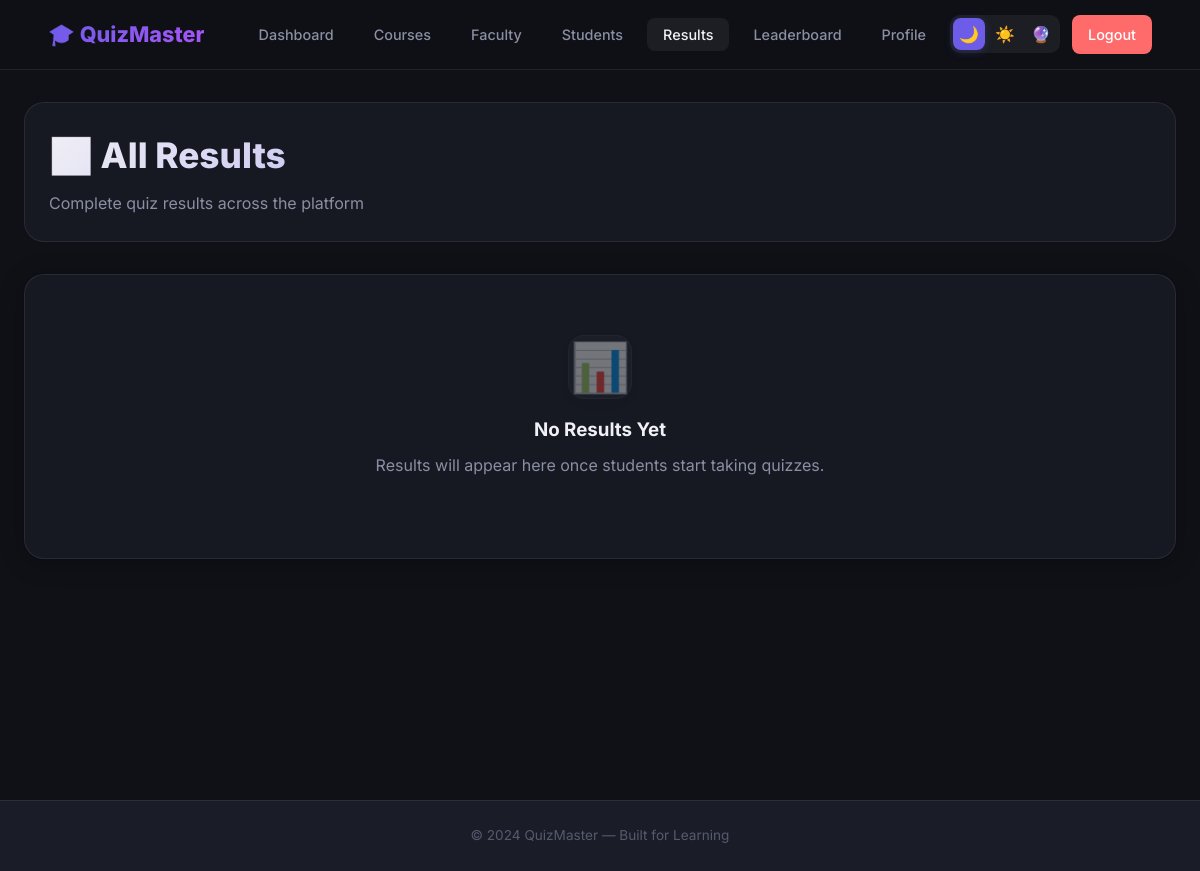
The page /admin/results (signed in) on the database as committed earlier.
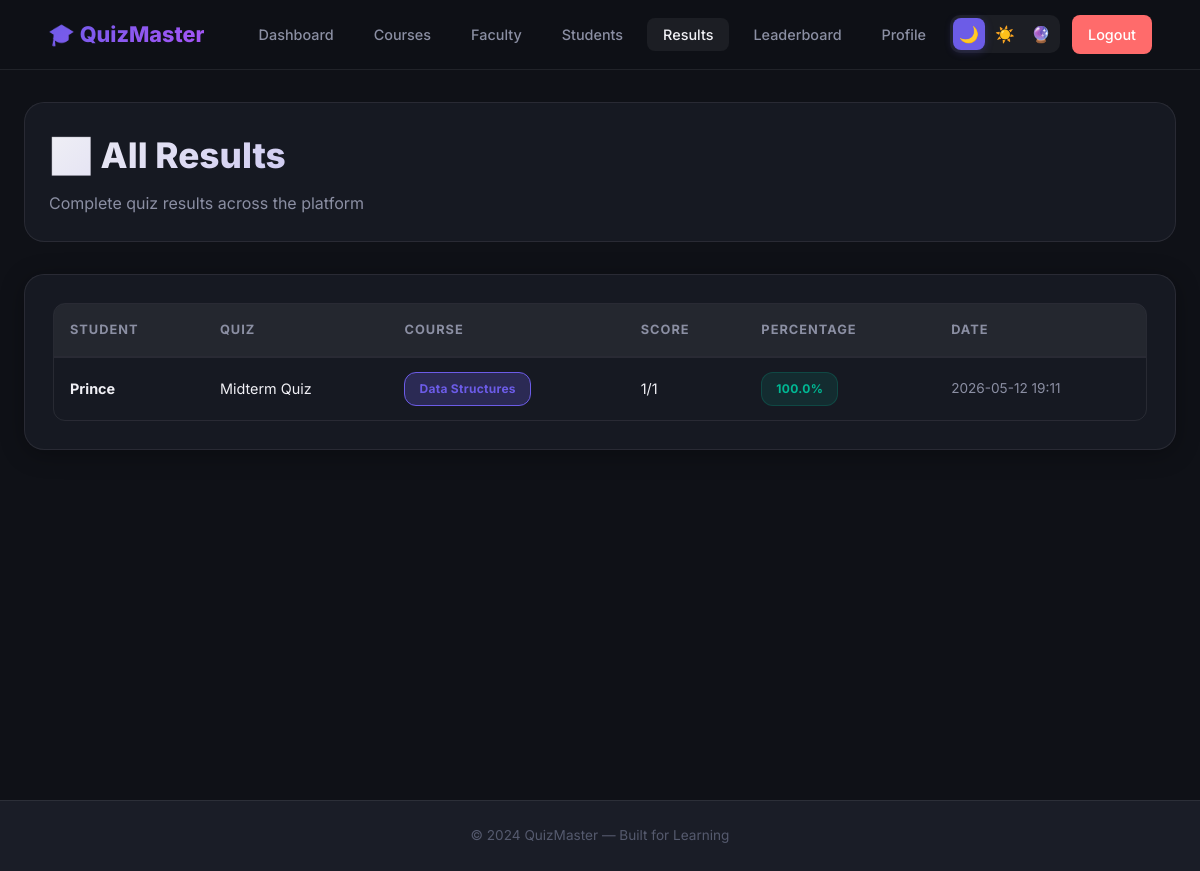
The same page on the database as committed later.
### tables this page shows
CREATE TABLE quiz_attempts (
        id INTEGER PRIMARY KEY AUTOINCREMENT,
        user_id INTEGER NOT NULL,
        quiz_id INTEGER NOT NULL,
        score INTEGER DEFAULT 0,
        total INTEGER DEFAULT 0,
        percentage REAL DEFAULT 0,
        started_at TIMESTAMP DEFAULT CURRENT_TIMESTAMP,
        completed_at TIMESTAMP,
        FOREIGN KEY (user_id) REFERENCES users(id) ON DELETE CASCADE,
        FOREIGN KEY (quiz_id) REFERENCES quizzes(id) ON DELETE CASCADE
    );

CREATE TABLE users (
        id INTEGER PRIMARY KEY AUTOINCREMENT,
        name TEXT NOT NULL,
        email TEXT UNIQUE NOT NULL,
        password TEXT NOT NULL,
        role TEXT NOT NULL DEFAULT 'student',
        created_at TIMESTAMP DEFAULT CURRENT_TIMESTAMP
    );

CREATE TABLE quizzes (
        id INTEGER PRIMARY KEY AUTOINCREMENT,
        title TEXT NOT NULL,
        description TEXT,
        course_id INTEGER NOT NULL,
        faculty_id INTEGER NOT NULL,
        duration INTEGER DEFAULT 300,
        is_active INTEGER DEFAULT 0,
        created_at TIMESTAMP DEFAULT CURRENT_TIMESTAMP,
        FOREIGN KEY (course_id) REFERENCES courses(id) ON DELETE CASCADE,
        FOREIGN KEY (faculty_id) REFERENCES users(id)
    );

CREATE TABLE courses (
        id INTEGER PRIMARY KEY AUTOINCREMENT,
        name TEXT NOT NULL,
        code TEXT UNIQUE NOT NULL,
        description TEXT,
        created_by INTEGER,
        is_active INTEGER DEFAULT 1,
        created_at TIMESTAMP DEFAULT CURRENT_TIMESTAMP,
        FOREIGN KEY (created_by) REFERENCES users(id)
    );

### app.py (the view)
@app.route("/admin/results")
@admin_required
def admin_results():
    conn = get_db()
    results = conn.execute("""
        SELECT qa.*, u.name as student_name, qz.title as quiz_title, c.name as course_name
        FROM quiz_attempts qa JOIN users u ON qa.user_id = u.id
        JOIN quizzes qz ON qa.quiz_id = qz.id JOIN courses c ON qz.course_id = c.id
        WHERE qa.completed_at IS NOT NULL ORDER BY qa.completed_at DESC
    """).fetchall()
    conn.close()
    return render_template("admin/results.html", results=results)

### app.py (called while the page is built)
@login_manager.user_loader
def load_user(user_id):
    conn = get_db()
    user = conn.execute("SELECT * FROM users WHERE id = ?", (user_id,)).fetchone()
    conn.close()
    if user:
        return User(user["id"], user["name"], user["email"], user["password"], user["role"], user["created_at"])
    return None

@app.context_processor
def inject_theme():
    theme = request.cookies.get("theme", "dark")
    return dict(current_theme=theme)

### database.py (called while the page is built)
def get_db():
    conn = sqlite3.connect(DB_PATH)
    conn.row_factory = sqlite3.Row
    conn.execute("PRAGMA foreign_keys = ON")
    return conn

### helpers.py (called while the page is built)
def admin_required(f):
    @wraps(f)
    @login_required
    def decorated_function(*args, **kwargs):
        if current_user.role != "admin":
            flash("Access denied. Admin privileges required.", "error")
            return redirect(url_for("login"))
        return f(*args, **kwargs)
    return decorated_function

### templates/admin/results.html (shortened to what this page needs)
{% extends "base.html" %}
{% block content %}
<div class="page-wrapper">
  <div class="container">
    <div class="page-header animate-in">
      <h1>📊 All Results</h1>
      <p>Complete quiz results across the platform</p>
    </div>
    {% if results %}
    <div class="card animate-in">
      <div class="table-wrapper">
        <table>
          <thead><tr><th>Student</th><th>Quiz</th><th>Course</th><th>Score</th><th>Percentage</th><th>Date</th></tr></thead>
          <tbody>
            {% for r in results %}
            <tr>
              <td><strong>{{ r['student_name'] }}</strong></td>
              <td>{{ r['quiz_title'] }}</td>
              <td><span class="badge badge-accent">{{ r['course_name'] }}</span></td>
              <td>{{ r['score'] }}/{{ r['total'] }}</td>
              <td>
                {% if r['percentage'] >= 80 %}<span class="badge badge-success">{{ r['percentage'] }}%</span>
                {% elif r['percentage'] >= 50 %}<span class="badge badge-warning">{{ r['percentage'] }}%</span>
                {% else %}<span class="badge badge-error">{{ r['percentage'] }}%</span>{% endif %}
              </td>
              <td style="color:var(--text-secondary); font-size:.85rem;">{{ r['completed_at'][:16] if r['completed_at'] else 'N/A' }}</td>
            </tr>
            {% endfor %}
          </tbody>
        </table>
      </div>
    </div>
    {% else %}
    <div class="card empty-state animate-in">
      <div class="empty-icon">📊</div>
      <h3>No Results Yet</h3>
      <p>Results will appear here once students start taking quizzes.</p>
    </div>
    {% endif %}
  </div>
</div>
{% endblock %}

### templates/base.html (shortened to what this page needs)
<!DOCTYPE html>
<html lang="en" data-theme="{{ current_theme }}">
<head>
  <link rel="stylesheet" href="{{ url_for('static', filename='css/style.css') }}">
</head>
<body>
  <nav class="navbar">
    <div class="container">
      <a href="/" class="nav-brand">🎓 QuizMaster</a>
      <ul class="nav-links">
        {% if current_user.is_authenticated %}
          {% if current_user.role == 'admin' %}
            <li><a href="{{ url_for('admin_dashboard') }}" class="{{ 'active' if request.endpoint == 'admin_dashboard' }}">Dashboard</a></li>
            <li><a href="{{ url_for('admin_courses') }}" class="{{ 'active' if request.endpoint == 'admin_courses' }}">Courses</a></li>
            <li><a href="{{ url_for('admin_faculty') }}" class="{{ 'active' if request.endpoint == 'admin_faculty' }}">Faculty</a></li>
            <li><a href="{{ url_for('admin_students') }}" class="{{ 'active' if request.endpoint == 'admin_students' }}">Students</a></li>
            <li><a href="{{ url_for('admin_results') }}" class="{{ 'active' if request.endpoint == 'admin_results' }}">Results</a></li>
          {% elif current_user.role == 'faculty' %}
            <li><a href="{{ url_for('faculty_dashboard') }}" class="{{ 'active' if request.endpoint == 'faculty_dashboard' }}">Dashboard</a></li>
            <li><a href="{{ url_for('faculty_quizzes') }}" class="{{ 'active' if request.endpoint == 'faculty_quizzes' }}">My Quizzes</a></li>
          {% else %}
            <li><a href="{{ url_for('student_dashboard') }}" class="{{ 'active' if request.endpoint == 'student_dashboard' }}">Dashboard</a></li>
            <li><a href="{{ url_for('results_history') }}" class="{{ 'active' if request.endpoint == 'results_history' }}">My Results</a></li>
          {% endif %}
          <li><a href="{{ url_for('leaderboard') }}" class="{{ 'active' if request.endpoint == 'leaderboard' }}">Leaderboard</a></li>
          <li><a href="{{ url_for('profile') }}" class="{{ 'active' if request.endpoint == 'profile' }}">Profile</a></li>
          <li>
            <div class="theme-switcher">
              <button class="theme-btn {{ 'active' if current_theme=='dark' }}" data-theme="dark" title="Dark">🌙</button>
              <button class="theme-btn {{ 'active' if current_theme=='light' }}" data-theme="light" title="Light">☀️</button>
              <button class="theme-btn {{ 'active' if current_theme=='violet' }}" data-theme="violet" title="Violet">🔮</button>
            </div>
          </li>
          <li><a href="{{ url_for('logout') }}" class="btn btn-sm btn-danger">Logout</a></li>
        {% endif %}
      </ul>
    </div>
  </nav>
  {% block content %}{% endblock %}
  {% block footer %}
  <footer class="footer">
    <div class="container">
      <p>© 2024 QuizMaster — Built for Learning</p>
    </div>
  </footer>
  {% endblock %}
</body>
</html>

Rows that differ between the two databases and show on the page:
added quiz_attempts: student_name "Prince", quiz_title "Midterm Quiz", course_name "Data Structures", score "1", total "1", percentage "100.0", completed_at "2026-05-12 19:11"
Other text that changed with them:
text no longer shown: "📊 No Results Yet Results will appear here once students start taking quizzes."
text now shown: "STUDENT QUIZ COURSE SCORE PERCENTAGE DATE"
